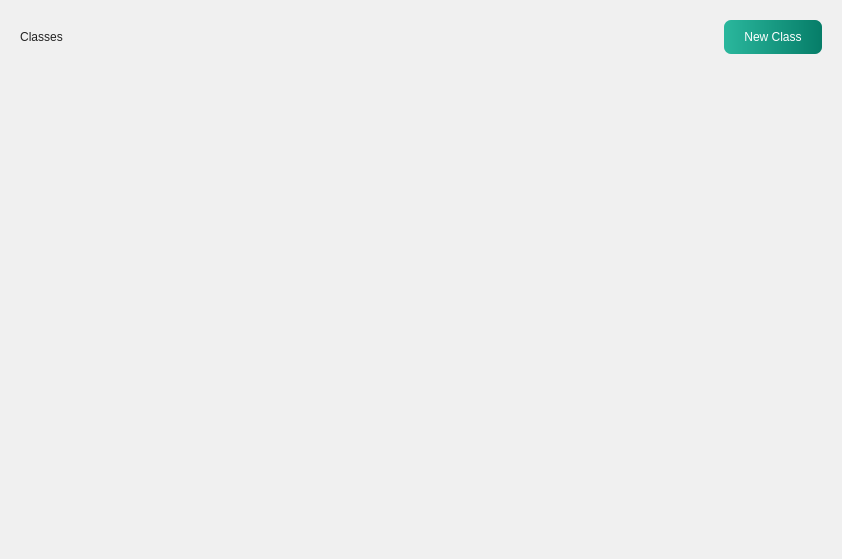
<?xml version="1.0" encoding="UTF-8"?>
<ui version="4.0">
 <class>classes_teacher</class>
 <widget class="QWidget" name="classes_teacher">
  <property name="geometry">
   <rect>
    <x>0</x>
    <y>0</y>
    <width>842</width>
    <height>559</height>
   </rect>
  </property>
  <property name="sizePolicy">
   <sizepolicy hsizetype="Fixed" vsizetype="Fixed">
    <horstretch>0</horstretch>
    <verstretch>0</verstretch>
   </sizepolicy>
  </property>
  <property name="windowTitle">
   <string>Form</string>
  </property>
  <property name="styleSheet">
   <string notr="true">background-color: rgb(240, 240, 240);</string>
  </property>
  <layout class="QVBoxLayout" name="verticalLayout">
   <item>
    <widget class="QWidget" name="widget" native="true">
     <property name="sizePolicy">
      <sizepolicy hsizetype="Preferred" vsizetype="Fixed">
       <horstretch>0</horstretch>
       <verstretch>0</verstretch>
      </sizepolicy>
     </property>
     <property name="styleSheet">
      <string notr="true">background-color: transparent;</string>
     </property>
     <layout class="QHBoxLayout" name="horizontalLayout_2">
      <item>
       <widget class="QPushButton" name="refresh_class">
        <property name="styleSheet">
         <string notr="true">color: rgb(34, 34, 34);
font: 600 18pt &quot;Segoe UI&quot;;
border: none</string>
        </property>
        <property name="text">
         <string>Classes</string>
        </property>
       </widget>
      </item>
      <item>
       <spacer name="horizontalSpacer">
        <property name="orientation">
         <enum>Qt::Orientation::Horizontal</enum>
        </property>
        <property name="sizeHint" stdset="0">
         <size>
          <width>587</width>
          <height>20</height>
         </size>
        </property>
       </spacer>
      </item>
      <item>
       <widget class="QPushButton" name="btn_new_class">
        <property name="cursor">
         <cursorShape>PointingHandCursor</cursorShape>
        </property>
        <property name="styleSheet">
         <string notr="true">color: #fff;
background : qlineargradient(spread:pad, x1:0, y1:0, x2:1, y2:0, stop:0 rgb(42, 183, 157), stop:1 #067d68);;
border: none;
padding: 10px 20px;
font: 800 14px &quot;Segoe UI&quot;;
border-radius: 7px</string>
        </property>
        <property name="text">
         <string>New Class</string>
        </property>
        <property name="icon">
         <iconset>
          <normaloff>../icons/add.png</normaloff>../icons/add.png</iconset>
        </property>
        <property name="iconSize">
         <size>
          <width>15</width>
          <height>15</height>
         </size>
        </property>
       </widget>
      </item>
     </layout>
    </widget>
   </item>
   <item>
    <widget class="QStackedWidget" name="classes_stacked">
     <property name="styleSheet">
      <string notr="true">background-color: transparent;
border: none</string>
     </property>
     <property name="currentIndex">
      <number>1</number>
     </property>
     <widget class="QWidget" name="no_class">
      <layout class="QVBoxLayout" name="verticalLayout_5">
       <item>
        <widget class="QWidget" name="widget_2" native="true">
         <property name="styleSheet">
          <string notr="true">QLabel{
  
  font: 15pt &quot;Segoe UI&quot;;
  color: rgb(0, 0, 0);
}</string>
         </property>
         <layout class="QVBoxLayout" name="verticalLayout_4">
          <item>
           <widget class="QLabel" name="label_2">
            <property name="sizePolicy">
             <sizepolicy hsizetype="Preferred" vsizetype="Preferred">
              <horstretch>0</horstretch>
              <verstretch>0</verstretch>
             </sizepolicy>
            </property>
            <property name="text">
             <string>No Class Created!</string>
            </property>
            <property name="alignment">
             <set>Qt::AlignmentFlag::AlignCenter</set>
            </property>
           </widget>
          </item>
         </layout>
        </widget>
       </item>
      </layout>
     </widget>
     <widget class="QWidget" name="all_class">
      <layout class="QVBoxLayout" name="verticalLayout_3">
       <property name="leftMargin">
        <number>0</number>
       </property>
       <property name="topMargin">
        <number>0</number>
       </property>
       <property name="rightMargin">
        <number>0</number>
       </property>
       <property name="bottomMargin">
        <number>0</number>
       </property>
       <item>
        <widget class="QScrollArea" name="class_list_container">
         <property name="widgetResizable">
          <bool>true</bool>
         </property>
         <property name="alignment">
          <set>Qt::AlignmentFlag::AlignLeading|Qt::AlignmentFlag::AlignLeft|Qt::AlignmentFlag::AlignTop</set>
         </property>
         <widget class="QWidget" name="scrollAreaWidgetContents_3">
          <property name="geometry">
           <rect>
            <x>0</x>
            <y>0</y>
            <width>824</width>
            <height>478</height>
           </rect>
          </property>
          <layout class="QVBoxLayout" name="classesLayout">
           <item>
            <spacer name="verticalSpacer">
             <property name="orientation">
              <enum>Qt::Orientation::Vertical</enum>
             </property>
             <property name="sizeHint" stdset="0">
              <size>
               <width>20</width>
               <height>40</height>
              </size>
             </property>
            </spacer>
           </item>
          </layout>
         </widget>
        </widget>
       </item>
      </layout>
     </widget>
    </widget>
   </item>
  </layout>
 </widget>
 <resources/>
 <connections/>
</ui>
